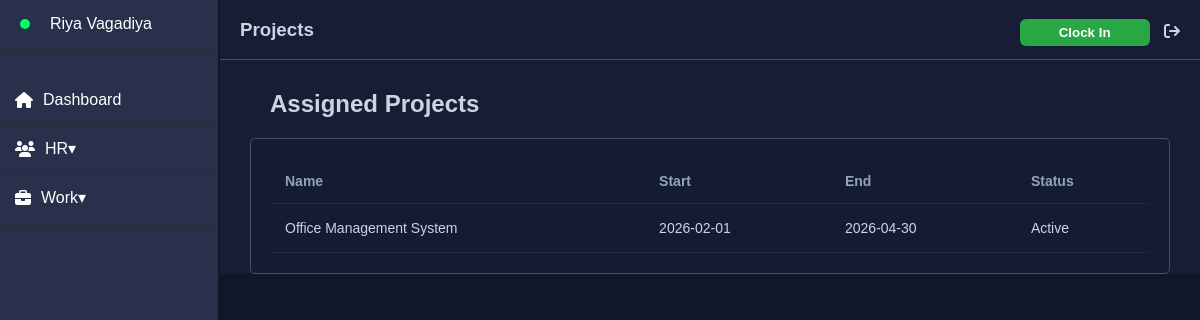
Screenshot of /client/projects.php with the database file from the repository.
### tables this page shows
CREATE TABLE projects (
    id INT AUTO_INCREMENT PRIMARY KEY,
    project_name VARCHAR(100),
    description TEXT,
    start_date DATE,
    end_date DATE,
    status VARCHAR(50)
);

### client/projects.php (the view, shortened to what this page needs)
<?php
include("../includes/header.php");
?>
<!DOCTYPE html>
<html>
<head>
    <link rel="stylesheet" href="../style.css">
</head>
<body>
<div class="main">
<?php include("../includes/sidebar.php"); ?>
<div class="content">
<h2 style="Margin: 20px">Assigned Projects</h2>
<div class="card">
<table>
<tr>
    <th>Name</th>
    <th>Start</th>
    <th>End</th>
    <th>Status</th>
</tr>
<?php
$res = mysqli_query($conn,
"SELECT * FROM projects WHERE client_id = '$client_id'");
while($row=mysqli_fetch_assoc($res)){
?>
<tr>
    <td><?php echo $row['project_name']; ?></td>
    <td><?php echo $row['start_date']; ?></td>
    <td><?php echo $row['end_date']; ?></td>
    <td><?php echo $row['status']; ?></td>
</tr>
<?php } ?>
</table>
</div>
</div>
</div>
</body>
</html>

### style.css (style rules this page uses)
* { margin: 0; padding: 0; box-sizing: border-box; font-family: Arial, sans-serif; }
body { background: #0f172a; color: white; }
.main { margin-left: 220px; background-color: #181c34; }
.card { background: #141b34; padding: 20px; border: 1px solid #4b4e69 !important; border-radius: 5px !important; }
body { background: #0e1429; color: white; font-family: Segoe UI, Arial; }
table { width: 100%; border-collapse: collapse; }
th, td { padding: 10px; border-bottom: 1px solid #2a3360; }
body { margin: 0; font-family: Arial, sans-serif; }
body { background: #0f172a; font-family: "Segoe UI", sans-serif; color: #cbd5e1; }
.content { padding: 70px 30px 0; }
th { text-align: left; padding: 14px; color: #94a3b8; font-size: 14px; border-bottom: 1px solid #1f2a44; }
td { padding: 16px 14px; border-bottom: 1px solid #1f2a44; font-size: 14px; }

### rows the page displays
projects: project_name "Office Management System", start_date "2026-02-01", end_date "2026-04-30", status "Active"

### other values shown
$pageTitle "Projects"
